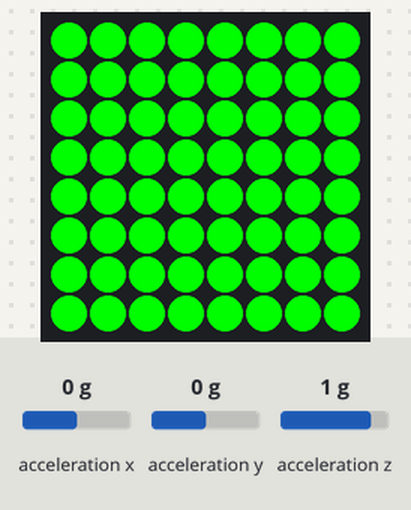
A program run on a simulated Raspberry Pi (BCM pin numbers) with a Sense HAT. On the bench: the Sense HAT's 8×8 RGB LED matrix. The inputs (shaded band) are chosen by the test bench; at power-on: acceleration x 0 g, acceleration y 0 g, acceleration z 1 g.

Above: at 1.2 s.
1.3 s: acceleration x set to -1.4 g
At 1.7 s:
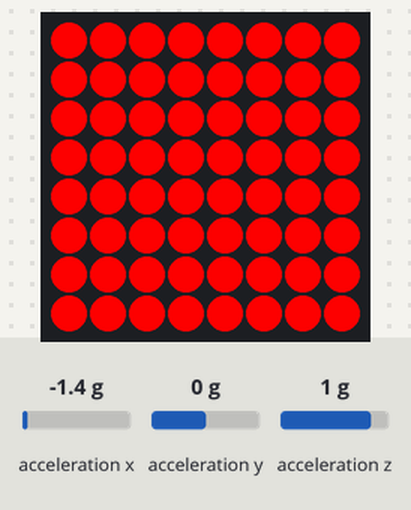
2.8 s: acceleration x set to -0.8 g
At 4.5 s:
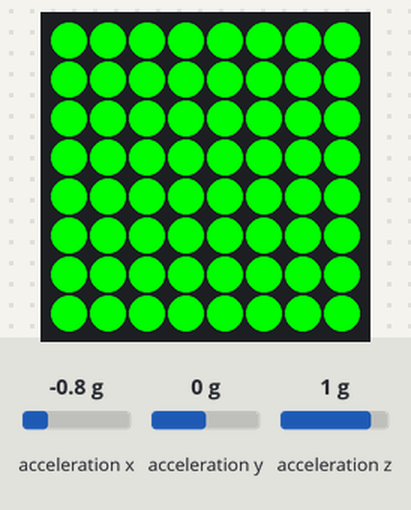
4.8 s: acceleration x set to 0.9 g
6.3 s: acceleration x set to 1.2 g
At 6.8 s:
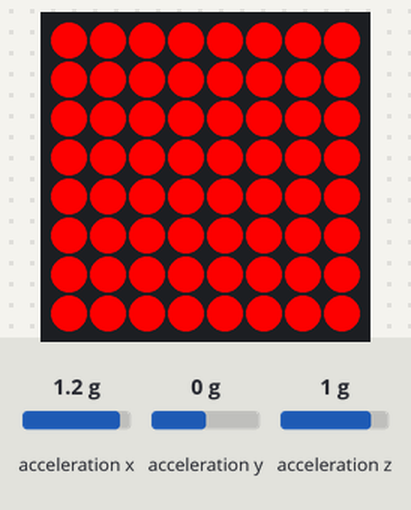
Timing chart, 0 to 8.8 s (numbered marks = the images above; inputs shaded):
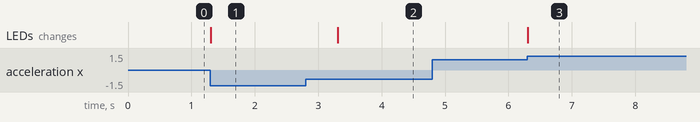

The program:

stjeling-akselerometer.py
```python
import time
from sense_hat import SenseHat

sense = SenseHat()

gronn = (0,255,0)
raud = (255,0,0)
blaa = (0,0,255)

try:
    while True:
        x,y,z = sense.get_accelerometer_raw().values()
        x = abs(x)
        y = abs(y)
        z = abs(z)

        if x > 1 or y > 1 or z > 1:
            sense.clear(raud)
            time.sleep(1)
        else:
            #print("Ingenting skjer..")
            sense.clear(gronn)

except KeyboardInterrupt:
    print("Programmet avsluttar.")
    sense.clear()
```

Measured:
- the behaviour switches between 1 and 1.1 g on acceleration x (found by bisection; images 2 and 3)
- after the input at 1.3 s, the LEDs: change at once (image 1)
- after the input at 2.8 s, the LEDs: change after 0.51 s (image 2)
- after the input at 4.8 s, every drawn part: stays the same
- after the input at 6.3 s, the LEDs: change at once (image 3)
